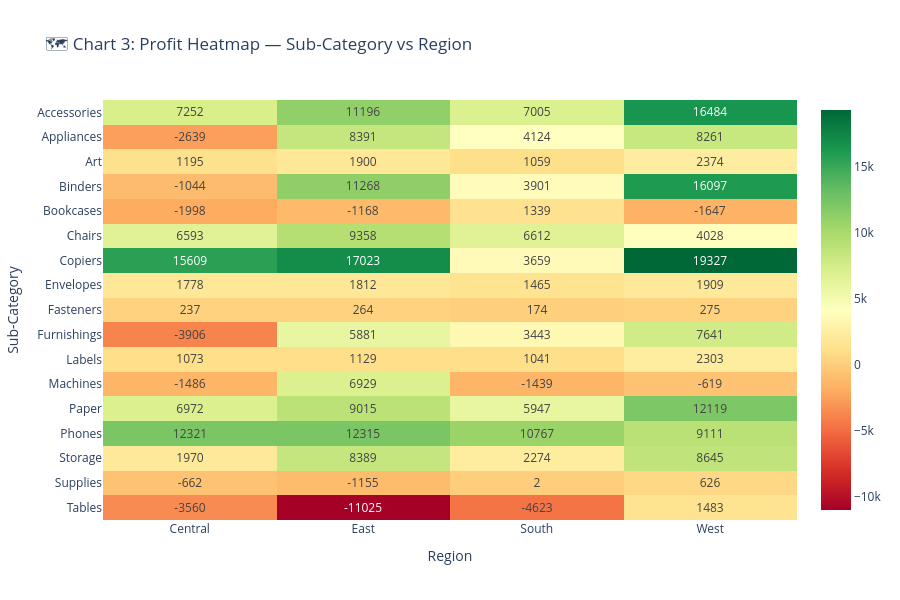

The code cell stored with this chart in its notebook:
### Code cell
# ============================================================
# CELL 3 — CHART 3: Profit Heatmap (Sub-Category vs Region)
# ============================================================

import pandas as pd
import plotly.express as px

df = pd.read_csv('SampleSuperstore.csv', encoding='latin1')

# Create pivot table
pivot = df.pivot_table(
    values='Profit',
    index='Sub-Category',
    columns='Region',
    aggfunc='sum'
).round(2)

print("✅ Pivot table created! Shape:", pivot.shape)
print(pivot)

fig = px.imshow(
    pivot,
    color_continuous_scale='RdYlGn',
    title='🗺️ Chart 3: Profit Heatmap — Sub-Category vs Region',
    text_auto='.0f',
    aspect='auto'
)

fig.update_layout(
    height=600,
    xaxis_title='Region',
    yaxis_title='Sub-Category'
)

fig.show()
print("✅ Chart 3 done!")
fig.write_html('visuals/chart3_heatmap.html')
print("saved successfully")

### Figure 1 — Plotly figure (JSON) as saved in the notebook; plotly's stock layout.template omitted (floating-point values rounded to 4 significant figures)
{"data": [{"coloraxis": "coloraxis", "hovertemplate": "Region: %{x}<br>Sub-Category: %{y}<br>color: %{z}<extra></extra>", "name": "0", "texttemplate": "%{z:.0f}", "type": "heatmap", "x": ["Central", "East", "South", "West"], "xaxis": "x", "y": ["Accessories", "Appliances", "Art", "Binders", "Bookcases", "Chairs", "Copiers", "Envelopes", "Fasteners", "Furnishings", "Labels", "Machines", "Paper", "Phones", "Storage", "Supplies", "Tables"], "yaxis": "y", "z": [[7252.0, 11200.0, 7005.0, 16480.0], [-2639.0, 8391.0, 4124.0, 8261.0], [1195.0, 1900.0, 1059.0, 2374.0], [-1044.0, 11270.0, 3901.0, 16100.0], [-1998.0, -1168.0, 1339.0, -1647.0], [6593.0, 9358.0, 6612.0, 4028.0], [15610.0, 17020.0, 3659.0, 19330.0], [1778.0, 1812.0, 1465.0, 1909.0], [236.6, 264.0, 173.7, 275.2], [-3906.0, 5881.0, 3443.0, 7641.0], [1073.0, 1129.0, 1041.0, 2303.0], [-1486.0, 6929.0, -1439.0, -618.9], [6972.0, 9015.0, 5947.0, 12120.0], [12320.0, 12310.0, 10770.0, 9111.0], [1970.0, 8389.0, 2274.0, 8645.0], [-661.9, -1155.0, 1.88, 626.0], [-3560.0, -11030.0, -4623.0, 1483.0]]}], "layout": {"coloraxis": {"colorscale": [[0, "rgb(165,0,38)"], [0.1, "rgb(215,48,39)"], [0.2, "rgb(244,109,67)"], [0.3, "rgb(253,174,97)"], [0.4, "rgb(254,224,139)"], [0.5, "rgb(255,255,191)"], [0.6, "rgb(217,239,139)"], [0.7, "rgb(166,217,106)"], [0.8, "rgb(102,189,99)"], [0.9, "rgb(26,152,80)"], [1, "rgb(0,104,55)"]]}, "height": 600, "title": {"text": "🗺️ Chart 3: Profit Heatmap — Sub-Category vs Region"}, "xaxis": {"anchor": "y", "domain": [0, 1], "title": {"text": "Region"}}, "yaxis": {"anchor": "x", "autorange": "reversed", "domain": [0, 1], "title": {"text": "Sub-Category"}}}}
